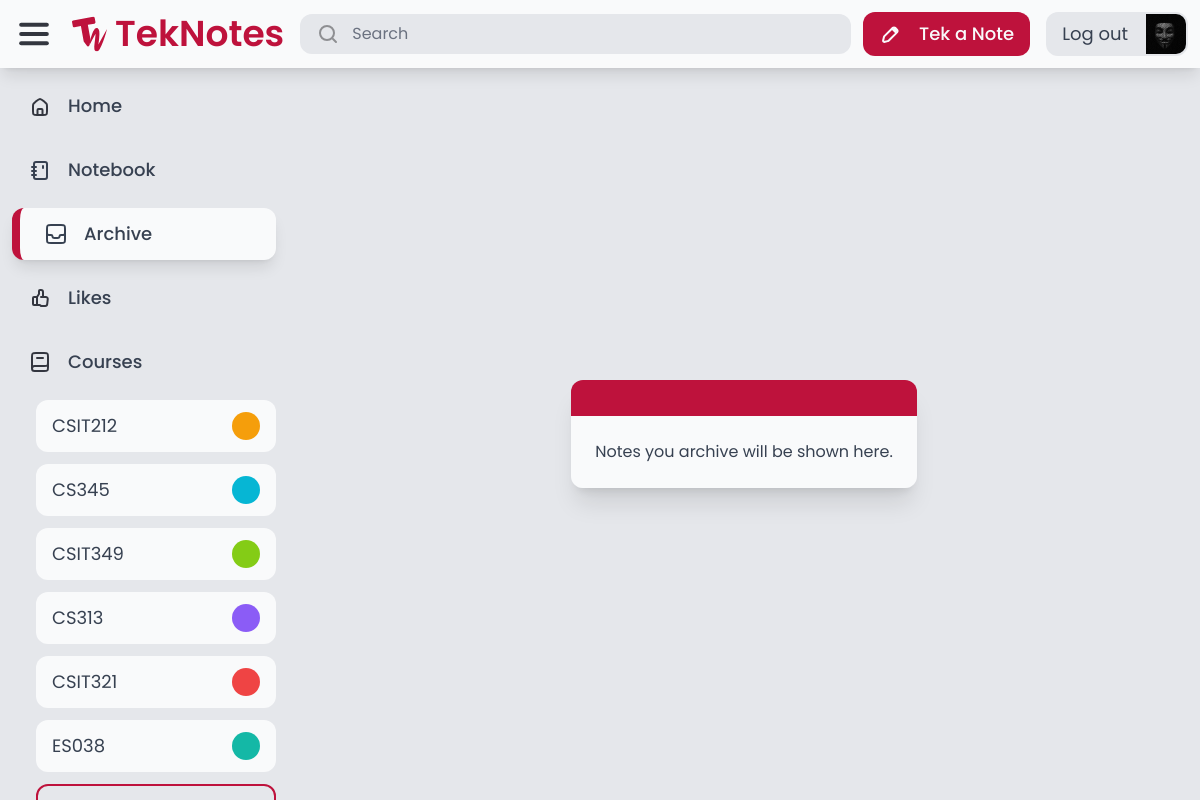
Screenshot of /archive/ (signed in) with the database file from the repository.
### authentication/models.py (models this page shows, shortened)
class Profile(models.Model):
    user = models.OneToOneField(User, on_delete=models.CASCADE)
    bio = models.TextField(max_length=500, default='No bio yet.')
    avatar = models.ImageField(default="avatars/default.jpg", upload_to="avatars")
    location = models.CharField(max_length=30, blank=True)

### course/models.py (models this page shows, shortened)
class Course(models.Model):
    COLORS = [
        ('red-500', 'Red'),
        ('orange-500', 'Orange'),
        ('amber-500', 'Amber'),
        ('lime-500', 'Lime'),
        ('green-500', 'Green'),
        ('emerald-500', 'Emerald'),
        ('teal-500', 'Teal'),
        ('cyan-500', 'Cyan'),
        ('blue-500', 'Blue'),
        ('indigo-500', 'Indigo'),
        ('violet-500', 'Violet'),
        ('purple-500', 'Purple'),
        ('fuchsia-500', 'Fuschia'),
        ('pink-500', 'Pink'),
    ]
    code = models.CharField(max_length=20)
    description = models.CharField(max_length=255)
    color = models.CharField(max_length=20, choices=COLORS, default='gray-500')
    created_by = models.ForeignKey(User, related_name='courses', on_delete=models.CASCADE)

### core/views.py (the view)
# urls.py: path('archive/', views.archive, name='archive'),
@login_required
def archive(request):
    archived = Note.objects.filter(created_by=request.user, is_archived=True).order_by('-modified_at')
    courses = Course.objects.filter(note__in=archived).distinct()
    tags = Tag.objects.filter(notes__in=archived).distinct()
    return render(request, 'core/archive.html', {
        'notes': archived,
        'courses': courses,
        'tags': tags
    })

### core/context_processors.py (called while the page is built)
def courses_list(request):
    return {
        'your_courses': Course.objects.all().distinct()
    }

### core/templates/core/archive.html (shortened to what this page needs)
{% extends 'core/base.html' %}
{% block content %}
    {% if notes %}
        {% include 'tags/course_and_tags.html' %}
        {% include 'notes/notes.html' %}
    {% else %}
        {% include 'core/no_results.html' with message="Notes you archive will be shown here."%}
    {% endif %}
{% endblock %}

### core/templates/core/base.html (shortened to what this page needs)
{% extends 'core/core.html' %}
{% load static %}
{% block body %}
    <div class="flex flex-col h-full overflow-hidden">
        <header class="flex items-center w-full p-3 gap-3 shadow-lg z-10 bg-gray-50">
            <div class="flex flex-1 items-center gap-4">
                <img class="cursor-pointer" id="menu-icon" src="{% static 'teknotes/images/Menu.svg' %}" alt="Menu">
                <a href="/" class="flex items-center gap-2">
                    <img src="{% static 'teknotes/images/TekNotes-Logo.svg' %}" alt="Logo">
                    <p id="logo-text" class="font-semibold text-rose-700 text-4xl">TekNotes</p>
                </a>
                <form action="{% url 'advanced_search:search' %}" method="get" class="flex flex-1 max-w-[600px] px-4 py-2 rounded-xl bg-gray-200 transition-all hover:bg-gray-300 gap-3 cursor-text min-w-[0px]" onclick="this.querySelector('input[name=\'query\']').focus();">
                    <img src="{% static 'teknotes/images/Search.svg' %}" alt="Search">
                    <input name="query" class="placeholder-gray-500 w-full text-gray-700 bg-transparent border-none focus:outline-none min-w-[0px]" type="text" value="{{ query }}" placeholder="Search">
                </form>
            </div>
            <div class="flex items-center gap-4 h-full">
                {% if request.user.is_authenticated %}
                    <a href="{% url 'notes:tek_a_note' %}" class="flex bg-rose-700 rounded-xl gap-4 px-4 py-2 transition-all hover:shadow-lg">
                        <img src="{% static 'teknotes/images/Edit.svg' %}" alt="Edit">
                        <p class="new-note-text text-gray-50 font-medium text-lg">Tek a Note</p>
                    </a>
                    <div class="flex h-full">
                        <a href="{% url 'auth:logout' %}" class="transition-all flex gap-4 px-4 py-2 rounded-l-xl bg-gray-200 hover:shadow-lg">
                            <p class="text-gray-700 text-lg">Log out</p>
                        </a>
                        <a href="{% url 'auth:profile' request.user.id %}" class="transition-all flex h-full aspect-square rounded-r-xl bg-[url('{{ request.user.profile.avatar.url }}')] bg-cover border-2 border-gray-200 hover:shadow-lg"></a>
                    </div>
                {% else %}
                    <a href="{% url 'auth:login' %}" class="flex bg-rose-700 rounded-xl gap-4 px-6 py-2 transition-all hover:shadow-lg">
                        <p class="text-gray-50 font-medium text-lg">Sign In</p>
                    </a>
                {% endif %}
            </div>
        </header>
        <main class="flex bg-gray-200 h-full overflow-hidden">
            <nav class="flex flex-col w-full max-w-72 h-full p-3 gap-3 overflow-y-auto">
                <a href="/" class="nav-elem flex rounded-xl px-4 py-3 gap-4 {% if request.path == '/' %} active-nav bg-gray-50 px-6 py-3 shadow-lg border-l-8 border-rose-700 {% endif %}">
                    <img src="{% static 'teknotes/images/Home.svg' %}" alt="Home">
                    <p class="nav-text text-lg text-gray-700 font-medium">Home</p>
                </a>
                <a href="/notebook/" class="nav-elem flex rounded-xl px-4 py-3 gap-4 {% if request.path == '/notebook/' %} active-nav bg-gray-50 px-6 py-3 shadow-lg border-l-8 border-rose-700 {% endif %}">
                    <img src="{% static 'teknotes/images/notebook.svg' %}" alt="Notebook">
                    <p class="nav-text text-lg text-gray-700 font-medium">Notebook</p>
                </a>
                <a href="/archive/" class="nav-elem flex rounded-xl px-4 py-3 gap-4 {% if request.path == '/archive/' %} active-nav bg-gray-50 px-6 py-3 shadow-lg border-l-8 border-rose-700 {% endif %}">
                    <img src="{% static 'teknotes/images/Archive.svg' %}" alt="Archive">
                    <p class="nav-text text-lg text-gray-700 font-medium">Archive</p>
                </a>
                <a href="/likes/" class="nav-elem flex rounded-xl px-4 py-3 gap-4 {% if request.path == '/likes/' %} active-nav bg-gray-50 px-6 py-3 shadow-lg border-l-8 border-rose-700 {% endif %}">
                    <img src="{% static 'teknotes/images/Likes.svg' %}" alt="Likes">
                    <p class="nav-text text-lg text-gray-700 font-medium">Likes</p>
                </a>
                <div class="nav-elem flex rounded-xl px-4 py-3 gap-4">
                    <img src="{% static 'teknotes/images/Course.svg' %}" alt="Courses">
                    <p class="nav-text text-lg text-gray-700 font-medium">Courses</p>
                </div>
                <div id="courses" class="flex flex-col pl-6 gap-3">
                    {% for course in your_courses %}
                        <a href="{% url 'advanced_search:search_by_course' course.id %}" class="group transition-all course-elem nav-elem flex rounded-xl px-4 py-3 justify-between bg-gray-50 hover:bg-{{ course.color }}">
                            <p class="course-text text-lg text-gray-700 group-hover:text-gray-50">{{ course.code }}</p>
                            <div class="rounded-full bg-{{ course.color }} group-hover:bg-gray-50 h-full min-h-7 aspect-square course-color"></div>
                        </a>
                    {% endfor %}
                    <a id="add-course" href="{% url 'course:add_a_course' %}" class="transition-all course-elem nav-elem flex rounded-xl px-4 py-3 justify-between border-2 border-rose-700 hover:bg-rose-700 text-rose-700 hover:text-gray-50 hover:font-regular">
                    </a>
                </div>
            </nav>
            <div class="flex flex-col flex-1 h-full p-3 gap-3 overflow-hidden">
                {% block content %}
                {% endblock %}
            </div>
        </main>
    </div>
{% endblock %}

### rows the page displays
Course: code "CSIT212"
Course: code "CS345"
Course: code "CSIT349"
Course: code "CS313"
Course: code "CSIT321"
Course: code "ES038"

### other values shown
{{ message }} "Notes you archive will be shown here."
